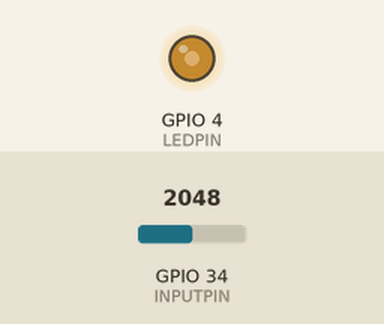
Recording of a sketch running on a simulated ESP32. Parts: output pins drawn as LEDs (lit = HIGH). The inputs (shaded band) are chosen by the test bench; at power-on: GPIO 34 (INPUTPIN) = 2048.

Above: at 1.2 s.
1.3 s: GPIO 34 (INPUTPIN) set to 2866
At 1.8 s:
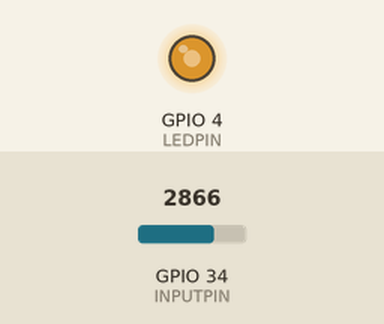
2.8 s: GPIO 34 (INPUTPIN) set to 3603
At 4.0 s:
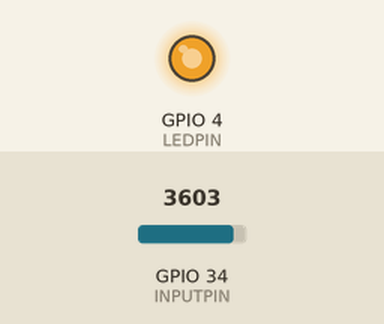
4.3 s: GPIO 34 (INPUTPIN) set to 491
At 5.3 s:
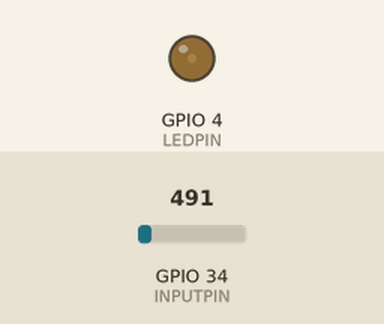
5.8 s: GPIO 34 (INPUTPIN) set to 0
At 6.5 s:
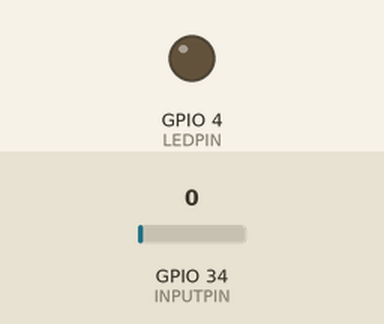
Timing chart, 0 to 8.3 s (numbered marks = the images above; inputs shaded):
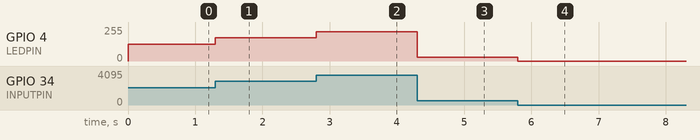

The sketch:

PWM_brightness_control.ino
```cpp
const int LEDPIN=4;
const int INPUTPIN=34;
void setup() {
  // put your setup code here, to run once:
  Serial.begin(115200);
  ledcAttach(LEDPIN,5000,8);
  pinMode(INPUTPIN,INPUT);
}

void loop() {
  // put your main code here, to run repeatedly:
  int input=analogRead(INPUTPIN);
  int brightness;
  if(input==0){
    brightness=0;
  }else{
    brightness=(int)((input/4095.0)*100);
  }
  if(brightness==0){
    ledcWrite(LEDPIN,0);
    return;
  }
  float cycles=(int)((brightness/100.0)*255);
  ledcWrite(LEDPIN,cycles);
}
```

Measured:
- after the input at 1.3 s, GPIO 4 (LEDPIN): 127/255 → 174/255 at once
- after the input at 2.8 s, GPIO 4 (LEDPIN): 174/255 → 220/255 at once
- after the input at 4.3 s, GPIO 4 (LEDPIN): 220/255 → 28/255 at once
- after the input at 5.8 s, GPIO 4 (LEDPIN): 28/255 → 0/255 at once
